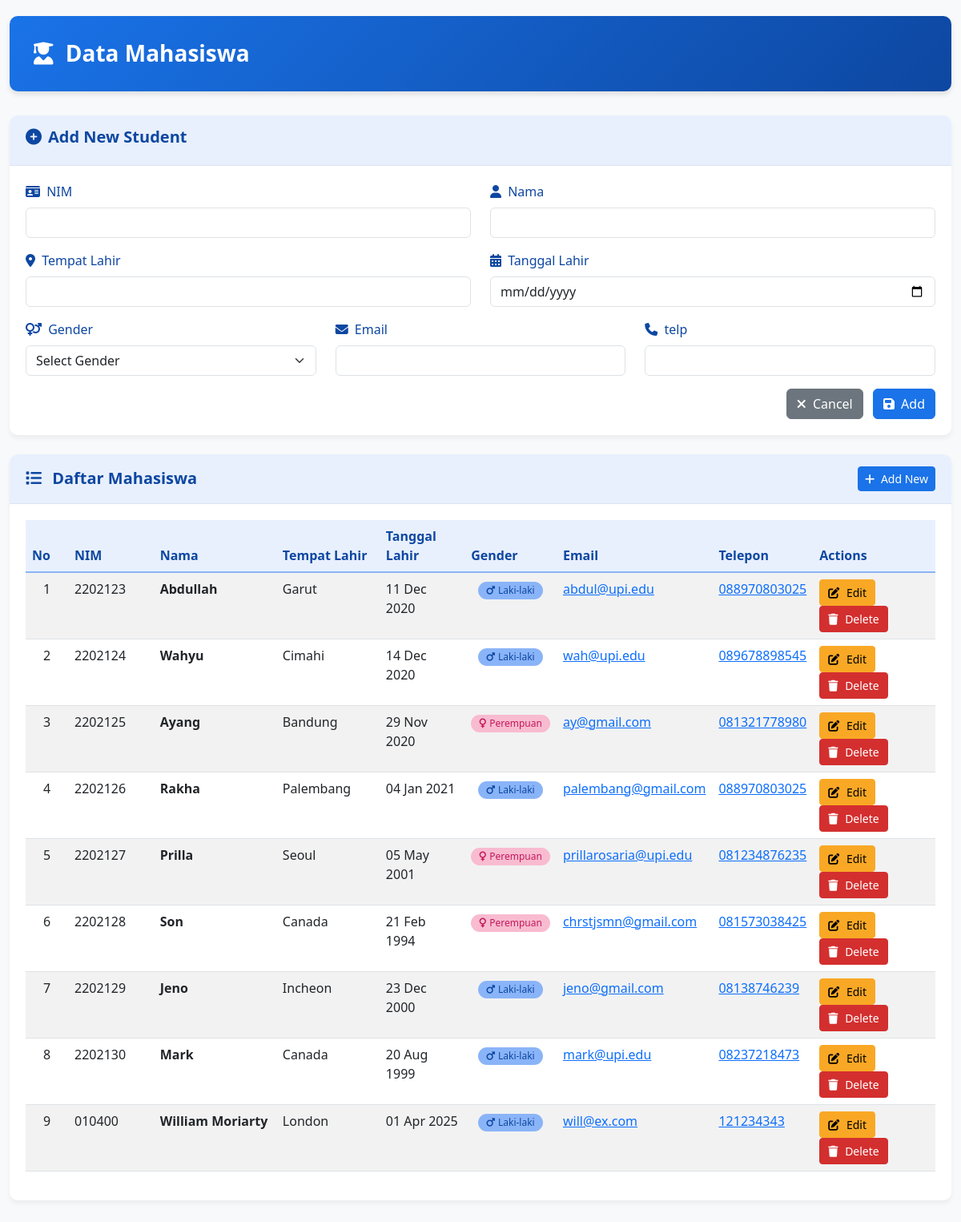
The app's page /Project/index.php with its own data.
### tables this page shows
CREATE TABLE `mahasiswa` (
  `id` int NOT NULL,
  `nim` varchar(100) NOT NULL,
  `nama` varchar(100) NOT NULL,
  `tempat` varchar(100) NOT NULL,
  `tl` varchar(100) NOT NULL,
  `gender` varchar(10) NOT NULL,
  `email` varchar(100) NOT NULL,
  `telp` varchar(100) NOT NULL
);

### Project/presenter/ProsesMahasiswa.php (called while the page is built, shortened)
<?php
class ProsesMahasiswa implements KontrakPresenter
{
	private $tabelmahasiswa;
	private $data = [];
	function __construct()
	{
		try {
			$db_host = "localhost";
			$db_user = "root";
			$db_password = "";
			$db_name = "mvp_php";
			$this->tabelmahasiswa = new TabelMahasiswa($db_host, $db_user, $db_password, $db_name);
			$this->data = array();
		} catch (Exception $e) {
			echo "yah error" . $e->getMessage();
		}
	}
	function prosesDataMahasiswa()
	{
		try {
			$this->tabelmahasiswa->open();
			$this->tabelmahasiswa->getMahasiswa();
			while ($row = $this->tabelmahasiswa->getResult()) {
				$mahasiswa = new Mahasiswa();
				$mahasiswa->setId($row['id']);
				$mahasiswa->setNim($row['nim']);
				$mahasiswa->setNama($row['nama']);
				$mahasiswa->setTempat($row['tempat']);
				$mahasiswa->setTl($row['tl']);
				$mahasiswa->setGender($row['gender']);
				$mahasiswa->setEmail($row['email']);
				$mahasiswa->settelp($row['telp']);
				$this->data[] = $mahasiswa;
			}
		} catch (Exception $e) {
			echo "yah error part 2" . $e->getMessage();
		}
	}
	function getId($i)
	{
		return $this->data[$i]->id;
	}
	function getNim($i)
	{
		return $this->data[$i]->nim;
	}
	function getNama($i)
	{
		return $this->data[$i]->nama;
	}
	function getTempat($i)
	{
		return $this->data[$i]->tempat;
	}
	function getTl($i)
	{
		return $this->data[$i]->tl;
	}
	function getGender($i)
	{
		return $this->data[$i]->gender;
	}
	function getEmail($i)
	{
		return $this->data[$i]->email;
	}
	function gettelp($i)
	{
		return $this->data[$i]->telp;
	}
	function getSize()
	{
		return sizeof($this->data);
	}
}

### Project/model/Mahasiswa.class.php (called while the page is built, shortened)
<?php
class Mahasiswa
{
	function setId($id)
	{
		$this->id = $id;
	}
	function setNim($nim)
	{
		$this->nim = $nim;
	}
	function setNama($nama)
	{
		$this->nama = $nama;
	}
	function setTempat($tempat)
	{
		$this->tempat = $tempat;
	}
	function setTl($tl)
	{
		$this->tl = $tl;
	}
	function setGender($gender)
	{
		$this->gender = $gender;
	}
	function setEmail($email)
	{
		$this->email = $email;
	}
	function settelp($telp)
	{
		$this->telp = $telp;
	}
}

### Project/model/DB.class.php (called while the page is built, shortened)
<?php
class DB
{
	var $db_host = '';
	var $db_user = '';
	var $db_password = '';
	var $db_name = '';
	var $db_link = '';
	function __construct($db_host = '', $db_user = '', $db_password = '', $db_name = '')
	{
		$this->db_host = $db_host;
		$this->db_user = $db_user;
		$this->db_password = $db_password;
		$this->db_name = $db_name;
	}
	function open()
	{
		$this->db_link = mysqli_connect($this->db_host, $this->db_user, $this->db_password, $this->db_name);
	}
	function execute($query = "")
	{
		$this->result = mysqli_query($this->db_link, $query);
		return $this->result;
	}
}

### Project/model/TabelMahasiswa.class.php (called while the page is built, shortened)
<?php
class TabelMahasiswa extends DB
{
	function getMahasiswa()
	{
		$query = "SELECT * FROM mahasiswa";
		return $this->execute($query);
	}
}

### Project/index.php (called while the page is built)
<?php
include("view/TampilMahasiswa.php");
$tp = new TampilMahasiswa();
$data = $tp->tampil();

### Project/view/TampilMahasiswa.php (the view, shortened to what this page needs)
<?php
include("presenter/ProsesMahasiswa.php");
class TampilMahasiswa implements KontrakView
{
	private $prosesmahasiswa;
	function __construct()
	{
		$this->prosesmahasiswa = new ProsesMahasiswa();
	}
	function tampil()
	{
		$this->prosesmahasiswa->prosesDataMahasiswa();
		$data = null;
		for ($i = 0; $i < $this->prosesmahasiswa->getSize(); $i++) {
			$no = $i + 1;
			$gender = $this->prosesmahasiswa->getGender($i);
			$genderDisplay = $gender == 'Laki-laki' ?
				'<span class="badge badge-gender badge-male"><i class="fas fa-mars me-1"></i>Laki-laki</span>' :
				'<span class="badge badge-gender badge-female"><i class="fas fa-venus me-1"></i>Perempuan</span>';
			$tl = date('d M Y', strtotime($this->prosesmahasiswa->getTl($i)));
			$data .= "<tr>
			<td class='text-center'>" . $no . "</td>
			<td>" . $this->prosesmahasiswa->getNim($i) . "</td>
			<td><strong>" . $this->prosesmahasiswa->getNama($i) . "</strong></td>
			<td>" . $this->prosesmahasiswa->getTempat($i) . "</td>
			<td>" . $tl . "</td>
			<td class='text-center'>" . $genderDisplay . "</td>
			<td><a href='mailto:" . $this->prosesmahasiswa->getEmail($i) . "'>" . $this->prosesmahasiswa->getEmail($i) . "</a></td>
			<td><a href='tel:" . $this->prosesmahasiswa->gettelp($i) . "'>" . $this->prosesmahasiswa->gettelp($i) . "</a></td>
			<td class='action-buttons'>
				<a href='index.php?action=edit&id=" . $this->prosesmahasiswa->getId($i) . "' class='btn btn-warning btn-sm'>
					<i class='fas fa-edit'></i> Edit
				</a>
				<a href='index.php?action=delete&id=" . $this->prosesmahasiswa->getId($i) . "' class='btn btn-danger btn-sm' onclick='return confirm(\"Are you sure you want to delete this student?\")'>
					<i class='fas fa-trash'></i> Delete
				</a>
			</td>
			</tr>";
		}
		$form = $this->getForm();
	}
	private function getForm()
	{
		$nim = '';
		$nama = '';
		$tempat = '';
		$tl = '';
		$gender = '';
		$email = '';
		$telp = '';
		$button = 'Add';
		$formTitle = 'Add New Student';
		$formIcon = 'fa-plus-circle';
		$hiddenInput = '';
		$form = "
		<div class='card mb-4'>
			<div class='card-header'>
				<h5 class='card-title'><i class='fas $formIcon me-2'></i>$formTitle</h5>
			</div>
			<div class='card-body'>
				<form method='post' action='index.php'>
					$hiddenInput
					<div class='row mb-3'>
						<div class='col-md-6'>
							<label for='nim' class='form-label'><i class='fas fa-id-card me-1'></i> NIM</label>
							<input type='text' class='form-control' id='nim' name='nim' value='$nim' required>
						</div>
						<div class='col-md-6'>
							<label for='nama' class='form-label'><i class='fas fa-user me-1'></i> Nama</label>
							<input type='text' class='form-control' id='nama' name='nama' value='$nama' required>
						</div>
					</div>
					<div class='row mb-3'>
						<div class='col-md-6'>
							<label for='tempat' class='form-label'><i class='fas fa-map-marker-alt me-1'></i> Tempat Lahir</label>
							<input type='text' class='form-control' id='tempat' name='tempat' value='$tempat' required>
						</div>
						<div class='col-md-6'>
							<label for='tl' class='form-label'><i class='fas fa-calendar-alt me-1'></i> Tanggal Lahir</label>
							<input type='date' class='form-control' id='tl' name='tl' value='$tl' required>
						</div>
					</div>
					<div class='row mb-3'>
						<div class='col-md-4'>
							<label for='gender' class='form-label'><i class='fas fa-venus-mars me-1'></i> Gender</label>
							<select class='form-select' id='gender' name='gender' required>
								<option value=''>Select Gender</option>
								<option value='Laki-laki' " . ($gender == 'Laki-laki' ? 'selected' : '') . ">Laki-laki</option>
								<option value='Perempuan' " . ($gender == 'Perempuan' ? 'selected' : '') . ">Perempuan</option>
							</select>
						</div>
						<div class='col-md-4'>
							<label for='email' class='form-label'><i class='fas fa-envelope me-1'></i> Email</label>
							<input type='email' class='form-control' id='email' name='email' value='$email' required>
						</div>
						<div class='col-md-4'>
							<label for='telp' class='form-label'><i class='fas fa-phone me-1'></i> telp</label>
							<input type='text' class='form-control' id='telp' name='telp' value='$telp' required>
						</div>
					</div>
					<div class='text-end'>
						<a href='index.php' class='btn btn-secondary me-2'>
							<i class='fas fa-times me-1'></i> Cancel
						</a>
						<button type='submit' name='" . strtolower($button) . "' class='btn btn-primary'>
							<i class='fas fa-" . (strtolower($button) == 'add' ? 'save' : 'sync') . " me-1'></i> $button
						</button>
					</div>
				</form>
			</div>
		</div>";
		return $form;
	}
}

### Project/model/Template.class.php (shortened to what this page needs)
<?php
class Template{
	var $content = '';
	function __construct($filename = ''){
		$this->content = implode('', @file($filename));
	}
	function clear(){
		$this->content = preg_replace("/DATA_[A-Z|_|0-9]+/", "", $this->content);
	}
	function write(){
		print $this->content;
	}
	function replace($old = '', $new = ''){
		if(is_int($new)){
			$value = sprintf("%d", $new);
		}elseif(is_float($new)){
			$value = sprintf("%f", $new);
		}elseif(is_array($new)){
			$value = '';
			foreach( $new as $item){
				$value .= $item. '';
			}
		}else{
			$value = $new;
		}
		$this->content = preg_replace("/$old/",  $value, $this->content);
	}
}

### records on screen
mahasiswa: no "1", nim "2202123", nama "Abdullah", tempat "Garut", tl "11 Dec 2020", gender "Laki-laki" (drawn), email "abdul@upi.edu", telp "088970803025"
mahasiswa: no "2", nim "2202124", nama "Wahyu", tempat "Cimahi", tl "14 Dec 2020", gender "Laki-laki" (drawn), email "wah@upi.edu", telp "089678898545"
mahasiswa: no "3", nim "2202125", nama "Ayang", tempat "Bandung", tl "29 Nov 2020", gender "Perempuan" (drawn), email "ay@gmail.com", telp "081321778980"
mahasiswa: no "4", nim "2202126", nama "Rakha", tempat "Palembang", tl "04 Jan 2021", gender "Laki-laki" (drawn), email "palembang@gmail.com", telp "088970803025"
mahasiswa: no "5", nim "2202127", nama "Prilla", tempat "Seoul", tl "05 May 2001", gender "Perempuan" (drawn), email "prillarosaria@upi.edu", telp "081234876235"
mahasiswa: no "6", nim "2202128", nama "Son", tempat "Canada", tl "21 Feb 1994", gender "Perempuan" (drawn), email "chrstjsmn@gmail.com", telp "081573038425"
mahasiswa: no "7", nim "2202129", nama "Jeno", tempat "Incheon", tl "23 Dec 2000", gender "Laki-laki" (drawn), email "jeno@gmail.com", telp "08138746239"
mahasiswa: no "8", nim "2202130", nama "Mark", tempat "Canada", tl "20 Aug 1999", gender "Laki-laki" (drawn), email "mark@upi.edu", telp "08237218473"
mahasiswa: no "9", nim "010400", nama "William Moriarty", tempat "London", tl "01 Apr 2025", gender "Laki-laki" (drawn), email "will@ex.com", telp "121234343"

### other values on screen
$this->content "Data Mahasiswa Daftar Mahasiswa Add New No NIM Nama Tempat Lahir Tanggal Lahir Gender Email Telepon Actions"
$formTitle "Add New Student"
$button "Add"
